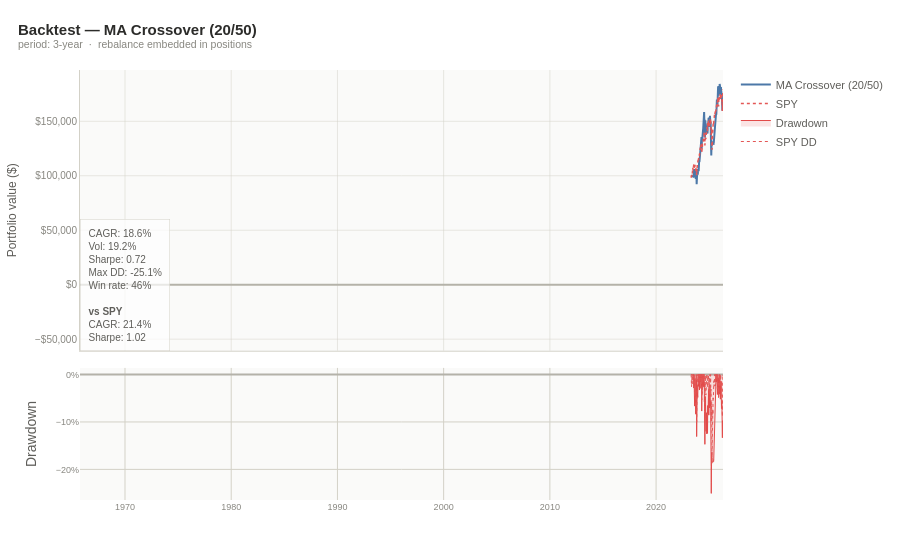

Source (notebook cell):
### Code cell
# run a strategy
result = backtest.run(quant, symbols,
    strategy=backtest.ma_crossover(fast=20, slow=50),
    period="3y",
    rebalance="monthly",
    transaction_cost_bps=10,
    benchmark="SPY")

print(result)                   # readable summary
print(result.metrics_df())      # vs benchmark table

plots.backtest(result).show()

### Figure 1 — Plotly figure (JSON) as saved in the notebook; plotly's stock layout.template omitted (floating-point values rounded to 4 significant figures; data arrays with more than 128 entries replaced by an {"elided": "..."} marker saying what was removed)
{"data": [{"hovertemplate": "%{x|%Y-%m-%d}<br>MA Crossover (20/50): %{y:$,.0f}<extra></extra>", "line": {"color": "#4C78A8", "width": 2}, "mode": "lines", "name": "MA Crossover (20/50)", "x": {"elided": "752 str values"}, "y": {"elided": "752 float values"}, "type": "scatter", "xaxis": "x", "yaxis": "y"}, {"hovertemplate": "%{x|%Y-%m-%d}<br>SPY: %{y:$,.0f}<extra></extra>", "line": {"color": "#E45756", "dash": "dot", "width": 1.5}, "mode": "lines", "name": "SPY", "x": {"elided": "752 str values"}, "y": {"elided": "752 float values"}, "type": "scatter", "xaxis": "x", "yaxis": "y"}, {"fill": "tozeroy", "fillcolor": "rgba(226,75,74,0.15)", "hovertemplate": "%{x|%Y-%m-%d}<br>Drawdown: %{y:.1%}<extra></extra>", "line": {"color": "#E24B4A", "width": 1}, "mode": "lines", "name": "Drawdown", "x": {"elided": "752 str values"}, "y": {"elided": "752 float values"}, "type": "scatter", "xaxis": "x2", "yaxis": "y2"}, {"hovertemplate": "%{x|%Y-%m-%d}<br>DD: %{y:.1%}<extra></extra>", "line": {"color": "#E45756", "dash": "dot", "width": 1}, "mode": "lines", "name": "SPY DD", "x": {"elided": "752 str values"}, "y": {"elided": "752 float values"}, "type": "scatter", "xaxis": "x2", "yaxis": "y2"}], "layout": {"xaxis": {"anchor": "y", "domain": [0.0, 1.0], "matches": "x2", "showticklabels": false, "tickfont": {"size": 10, "color": "#888780"}, "gridcolor": "#D3D1C7", "title": {"font": {"size": 12, "color": "#5F5E5A"}}, "gridwidth": 0.5, "linecolor": "#D3D1C7", "zerolinecolor": "#B4B2A9"}, "yaxis": {"anchor": "x", "domain": [0.3472, 1.0], "title": {"text": "Portfolio value ($)", "font": {"size": 12, "color": "#5F5E5A"}}, "tickfont": {"size": 10, "color": "#888780"}, "tickformat": "$,.0f", "gridcolor": "#D3D1C7", "zerolinecolor": "#B4B2A9", "gridwidth": 0.5, "linecolor": "#D3D1C7"}, "xaxis2": {"anchor": "y2", "domain": [0.0, 1.0], "tickfont": {"size": 9, "color": "#888780"}, "gridcolor": "#D3D1C7"}, "yaxis2": {"anchor": "x2", "domain": [0.0, 0.3072], "title": {"text": "Drawdown"}, "tickfont": {"size": 9, "color": "#888780"}, "tickformat": ".0%", "gridcolor": "#D3D1C7", "zerolinecolor": "#B4B2A9"}, "annotations": [{"align": "left", "bgcolor": "rgba(255,255,255,0.7)", "bordercolor": "#D3D1C7", "borderpad": 8, "borderwidth": 0.5, "font": {"color": "#5F5E5A", "size": 10}, "showarrow": false, "text": "CAGR: 18.6%<br>Vol: 19.2%<br>Sharpe: 0.72<br>Max DD: -25.1%<br>Win rate: 46%<br><br><b>vs SPY</b><br>CAGR: 21.4%<br>Sharpe: 1.02", "x": 0.01, "xref": "x", "y": 0.97, "yref": "y"}], "font": {"family": "sans-serif", "color": "#5F5E5A", "size": 12}, "hoverlabel": {"font": {"size": 12}, "bgcolor": "white"}, "margin": {"l": 60, "r": 40, "t": 70, "b": 60}, "legend": {"font": {"size": 11}, "bgcolor": "rgba(0,0,0,0)", "borderwidth": 0}, "title": {"font": {"size": 15, "color": "#2C2C2A"}, "text": "<b>Backtest — MA Crossover (20/50)</b><br><sup style='color:#888780'>period: 3-year  ·  rebalance embedded in positions</sup>", "x": 0.02}, "paper_bgcolor": "rgba(0,0,0,0)", "plot_bgcolor": "#FAFAF9", "hovermode": "x unified"}}
